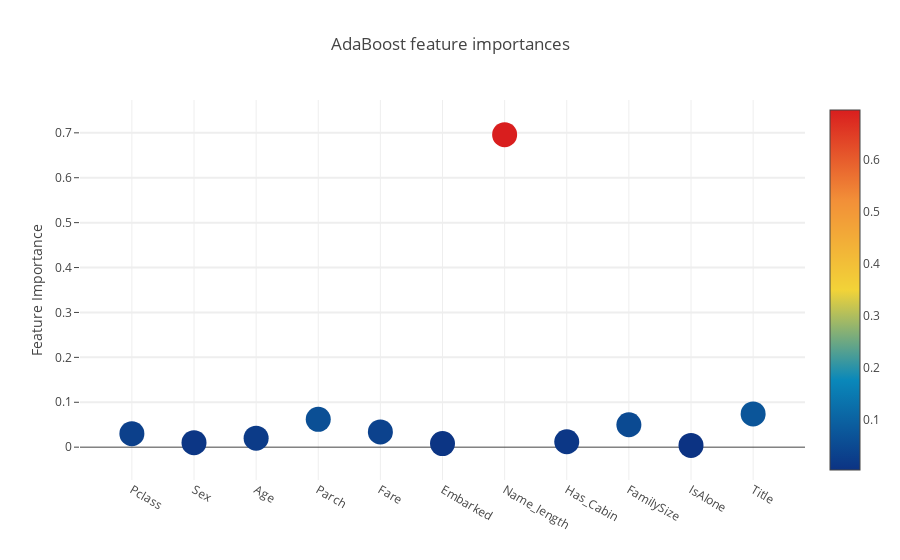

Write notebook code for a chart like this one.
### Code cell
# Scatter plot for AdaBoost feature importances
trace = go.Scatter(y = feature_dataframe['AdaBoost feature importances'].values,
                   x = feature_dataframe['features'].values,
                   mode='markers',
                   marker=dict(sizemode = 'diameter', sizeref = 1, size = 25,
                               color = feature_dataframe['AdaBoost feature importances'].values,
                               colorscale='Portland', showscale=True),
                   text = feature_dataframe['features'].values)
data = [trace]

layout= go.Layout(autosize= True,
                  title='AdaBoost feature importances',
                  hovermode= 'closest',
                  yaxis=dict(title='Feature Importance', ticklen= 5, gridwidth= 2),
#                 xaxis= dict(title='Pop', ticklen= 5, zeroline= False, gridwidth= 2),
                  showlegend= False)

fig = go.Figure(data=data, layout=layout)
py.iplot(fig,filename='scatter2010')

### Figure 1 — Plotly figure (JSON) as saved in the notebook; plotly's stock layout.template omitted (floating-point values rounded to 4 significant figures)
{"data": [{"marker": {"color": [0.03, 0.01, 0.02, 0.062, 0.034, 0.008, 0.696, 0.012, 0.05, 0.004, 0.074], "colorscale": "Portland", "showscale": true, "size": 25, "sizemode": "diameter", "sizeref": 1}, "mode": "markers", "text": ["Pclass", "Sex", "Age", "Parch", "Fare", "Embarked", "Name_length", "Has_Cabin", "FamilySize", "IsAlone", "Title"], "type": "scatter", "x": ["Pclass", "Sex", "Age", "Parch", "Fare", "Embarked", "Name_length", "Has_Cabin", "FamilySize", "IsAlone", "Title"], "y": [0.03, 0.01, 0.02, 0.062, 0.034, 0.008, 0.696, 0.012, 0.05, 0.004, 0.074]}], "layout": {"autosize": true, "hovermode": "closest", "showlegend": false, "title": "AdaBoost feature importances", "yaxis": {"gridwidth": 2, "ticklen": 5, "title": "Feature Importance"}}}
